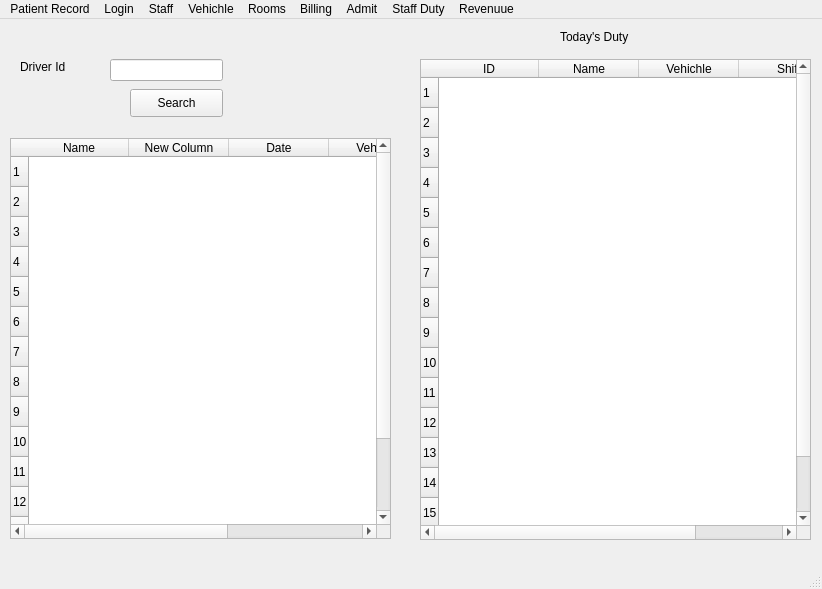
<?xml version="1.0" encoding="UTF-8"?>
<ui version="4.0">
 <class>MainWindow</class>
 <widget class="QMainWindow" name="MainWindow">
  <property name="geometry">
   <rect>
    <x>0</x>
    <y>0</y>
    <width>822</width>
    <height>589</height>
   </rect>
  </property>
  <property name="windowTitle">
   <string>MainWindow</string>
  </property>
  <widget class="QWidget" name="centralwidget">
   <widget class="QWidget" name="verticalLayoutWidget_2">
    <property name="geometry">
     <rect>
      <x>420</x>
      <y>40</y>
      <width>391</width>
      <height>481</height>
     </rect>
    </property>
    <layout class="QVBoxLayout" name="verticalLayout_2">
     <item>
      <widget class="QTableWidget" name="tableWidget">
       <property name="showGrid">
        <bool>false</bool>
       </property>
       <row>
        <property name="text">
         <string>1</string>
        </property>
       </row>
       <row>
        <property name="text">
         <string>2</string>
        </property>
       </row>
       <row>
        <property name="text">
         <string>3</string>
        </property>
       </row>
       <row>
        <property name="text">
         <string>4</string>
        </property>
       </row>
       <row>
        <property name="text">
         <string>5</string>
        </property>
       </row>
       <row>
        <property name="text">
         <string>6</string>
        </property>
       </row>
       <row>
        <property name="text">
         <string>7</string>
        </property>
       </row>
       <row>
        <property name="text">
         <string>8</string>
        </property>
       </row>
       <row>
        <property name="text">
         <string>9</string>
        </property>
       </row>
       <row>
        <property name="text">
         <string>10</string>
        </property>
       </row>
       <row>
        <property name="text">
         <string>11</string>
        </property>
       </row>
       <row>
        <property name="text">
         <string>12</string>
        </property>
       </row>
       <row>
        <property name="text">
         <string>13</string>
        </property>
       </row>
       <row>
        <property name="text">
         <string>14</string>
        </property>
       </row>
       <row>
        <property name="text">
         <string>15</string>
        </property>
       </row>
       <row>
        <property name="text">
         <string>16</string>
        </property>
       </row>
       <column>
        <property name="text">
         <string>ID</string>
        </property>
       </column>
       <column>
        <property name="text">
         <string>Name</string>
        </property>
       </column>
       <column>
        <property name="text">
         <string>Vehichle</string>
        </property>
       </column>
       <column>
        <property name="text">
         <string>Shift</string>
        </property>
       </column>
      </widget>
     </item>
    </layout>
   </widget>
   <widget class="QLabel" name="label">
    <property name="geometry">
     <rect>
      <x>560</x>
      <y>10</y>
      <width>81</width>
      <height>16</height>
     </rect>
    </property>
    <property name="text">
     <string>Today's Duty</string>
    </property>
   </widget>
   <widget class="QLabel" name="label_2">
    <property name="geometry">
     <rect>
      <x>20</x>
      <y>40</y>
      <width>55</width>
      <height>16</height>
     </rect>
    </property>
    <property name="text">
     <string>Driver Id</string>
    </property>
   </widget>
   <widget class="QLineEdit" name="lineEdit">
    <property name="geometry">
     <rect>
      <x>110</x>
      <y>40</y>
      <width>113</width>
      <height>22</height>
     </rect>
    </property>
   </widget>
   <widget class="QPushButton" name="pushButton">
    <property name="geometry">
     <rect>
      <x>130</x>
      <y>70</y>
      <width>93</width>
      <height>28</height>
     </rect>
    </property>
    <property name="text">
     <string>Search</string>
    </property>
   </widget>
   <widget class="QWidget" name="verticalLayoutWidget">
    <property name="geometry">
     <rect>
      <x>10</x>
      <y>119</y>
      <width>381</width>
      <height>401</height>
     </rect>
    </property>
    <layout class="QVBoxLayout" name="verticalLayout">
     <item>
      <widget class="QTableWidget" name="tableWidget_2">
       <property name="showGrid">
        <bool>false</bool>
       </property>
       <row>
        <property name="text">
         <string>1</string>
        </property>
       </row>
       <row>
        <property name="text">
         <string>2</string>
        </property>
       </row>
       <row>
        <property name="text">
         <string>3</string>
        </property>
       </row>
       <row>
        <property name="text">
         <string>4</string>
        </property>
       </row>
       <row>
        <property name="text">
         <string>5</string>
        </property>
       </row>
       <row>
        <property name="text">
         <string>6</string>
        </property>
       </row>
       <row>
        <property name="text">
         <string>7</string>
        </property>
       </row>
       <row>
        <property name="text">
         <string>8</string>
        </property>
       </row>
       <row>
        <property name="text">
         <string>9</string>
        </property>
       </row>
       <row>
        <property name="text">
         <string>10</string>
        </property>
       </row>
       <row>
        <property name="text">
         <string>11</string>
        </property>
       </row>
       <row>
        <property name="text">
         <string>12</string>
        </property>
       </row>
       <row>
        <property name="text">
         <string>13</string>
        </property>
       </row>
       <row>
        <property name="text">
         <string>14</string>
        </property>
       </row>
       <row>
        <property name="text">
         <string>15</string>
        </property>
       </row>
       <column>
        <property name="text">
         <string>Name</string>
        </property>
       </column>
       <column>
        <property name="text">
         <string>New Column</string>
        </property>
       </column>
       <column>
        <property name="text">
         <string>Date</string>
        </property>
       </column>
       <column>
        <property name="text">
         <string>Vehichle</string>
        </property>
       </column>
       <column>
        <property name="text">
         <string>Shift</string>
        </property>
       </column>
      </widget>
     </item>
    </layout>
   </widget>
  </widget>
  <widget class="QMenuBar" name="menubar">
   <property name="geometry">
    <rect>
     <x>0</x>
     <y>0</y>
     <width>822</width>
     <height>26</height>
    </rect>
   </property>
   <widget class="QMenu" name="menuPatient_Record">
    <property name="title">
     <string>Patient Record</string>
    </property>
   </widget>
   <widget class="QMenu" name="menuLogin">
    <property name="title">
     <string>Login</string>
    </property>
   </widget>
   <widget class="QMenu" name="menuStaff">
    <property name="title">
     <string>Staff</string>
    </property>
   </widget>
   <widget class="QMenu" name="menuVehichle">
    <property name="title">
     <string>Vehichle</string>
    </property>
   </widget>
   <widget class="QMenu" name="menuRooms">
    <property name="title">
     <string>Rooms</string>
    </property>
   </widget>
   <widget class="QMenu" name="menuBilling">
    <property name="title">
     <string>Billing</string>
    </property>
   </widget>
   <widget class="QMenu" name="menuStaff_Duty">
    <property name="title">
     <string>Staff Duty</string>
    </property>
   </widget>
   <widget class="QMenu" name="menuRevenuue">
    <property name="title">
     <string>Revenuue</string>
    </property>
   </widget>
   <widget class="QMenu" name="menuAdmit">
    <property name="title">
     <string>Admit</string>
    </property>
   </widget>
   <addaction name="menuPatient_Record"/>
   <addaction name="menuLogin"/>
   <addaction name="menuStaff"/>
   <addaction name="menuVehichle"/>
   <addaction name="menuRooms"/>
   <addaction name="menuBilling"/>
   <addaction name="menuAdmit"/>
   <addaction name="menuStaff_Duty"/>
   <addaction name="menuRevenuue"/>
  </widget>
  <widget class="QStatusBar" name="statusbar"/>
 </widget>
 <resources/>
 <connections/>
</ui>
